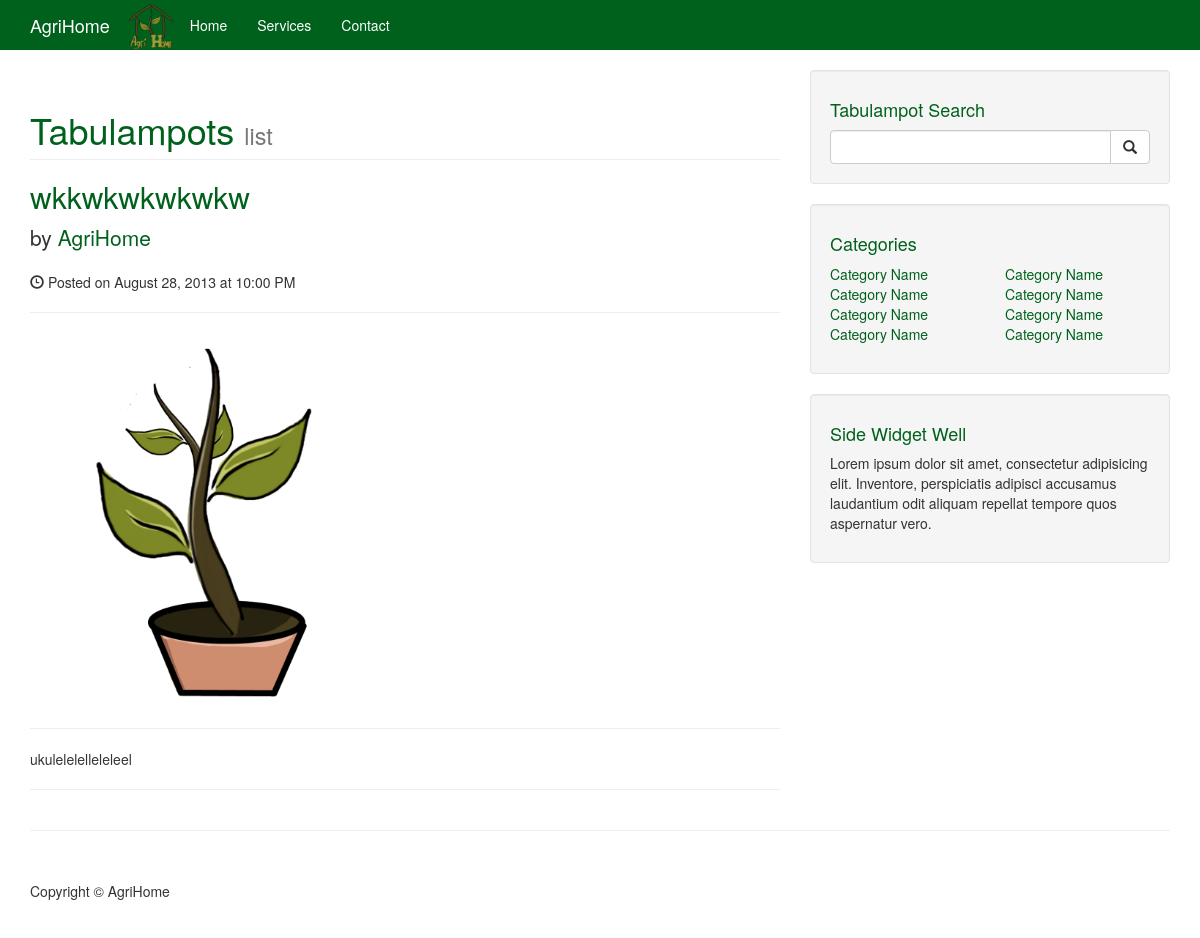
The page /artikel2.php?id=1 on the database its author committed.
### tables this page shows
CREATE TABLE `tabulangpot` (
  `id_tabulangpot` int(11) NOT NULL,
  `nama_tabulangpot` varchar(255) NOT NULL,
  `deskripsi_tabulangpot` text NOT NULL,
  `gambar_tabulangpot` varchar(255) NOT NULL,
  `validasi_tabulangpot` int(11) NOT NULL DEFAULT '0'
);

### artikel2.php (the view, shortened to what this page needs)
<!DOCTYPE html>
<?php
include 'connect.php';
$idartikel = $_GET['id'];
$query = mysqli_query($conn,"SELECT * FROM tabulangpot WHERE id_tabulangpot = $idartikel"); ?>
<html lang="en">
<head>
    <link href="css/postlist.css" rel="stylesheet">
    <link href="css/blog-home.css" rel="stylesheet">
</head>
<body>
    <nav class="navbar navbar-inverse navbar-fixed-top" role="navigation">
        <div class="container">
            <div class="navbar-header">
                <a class="navbar-brand" href="index.php">AgriHome</a> <img src="img/portfolio/gambar/logo.png" width="50" height"50">
            </div>
            <div class="collapse navbar-collapse" id="bs-example-navbar-collapse-1">
                <ul class="nav navbar-nav">
                    <li>
                        <a href="#">Home</a>
                    </li>
                    <li>
                        <a href="#">Services</a>
                    </li>
                    <li>
                        <a href="#">Contact</a>
                    </li>
                </ul>
            </div>
        </div>
    </nav>
    <div class="container">
        <div class="row">
            <div class="col-md-8">
                <h1 class="page-header">
                    Tabulampots
                    <small>list</small>
                </h1>
              <?php while($row = mysqli_fetch_array($query)) { ?>
                <h2>
                    <a href="#"><?php echo $row['nama_tabulangpot']; ?></a>
                </h2>
                <p class="lead">
                    by <a href="index.php">AgriHome</a>
                </p>
                <p><span class="glyphicon glyphicon-time"></span> Posted on August 28, 2013 at 10:00 PM</p>
                <hr>
                <img class="img-responsive" src="<?php echo $row['gambar_tabulangpot']; ?>" alt="">
                <hr>
                <?php echo $row['deskripsi_tabulangpot']; ?>
                <hr>
                <?php } ?>
            </div>
            <div class="col-md-4">
                <div class="well">
                    <h4>Tabulampot Search</h4>
                    <div class="input-group">
                        <input type="text" class="form-control">
                        <span class="input-group-btn">
                            <button class="btn btn-default" type="button">
                                <span class="glyphicon glyphicon-search"></span>
                        </button>
                        </span>
                    </div>
                </div>
                <div class="well">
                    <h4>Categories</h4>
                    <div class="row">
                        <div class="col-lg-6">
                            <ul class="list-unstyled">
                                <li><a href="#">Category Name</a>
                                </li>
                                <li><a href="#">Category Name</a>
                                </li>
                                <li><a href="#">Category Name</a>
                                </li>
                                <li><a href="#">Category Name</a>
                                </li>
                            </ul>
                        </div>
                        <div class="col-lg-6">
                            <ul class="list-unstyled">
                                <li><a href="#">Category Name</a>
                                </li>
                                <li><a href="#">Category Name</a>
                                </li>
                                <li><a href="#">Category Name</a>
                                </li>
                                <li><a href="#">Category Name</a>
                                </li>
                            </ul>
                        </div>
                    </div>
                </div>
                <div class="well">
                    <h4>Side Widget Well</h4>
                    <p>Lorem ipsum dolor sit amet, consectetur adipisicing elit. Inventore, perspiciatis adipisci accusamus laudantium odit aliquam repellat tempore quos aspernatur vero.</p>
                </div>
            </div>
        </div>
        <hr>
        <footer>
            <div class="row">
                <div class="col-lg-12">
                    <p>Copyright &copy; AgriHome</p>
                </div>
            </div>
        </footer>
    </div>
</body>
</html>

### css/blog-home.css (style rules this page uses)
body { padding-top: 70px; }
footer { margin: 50px 0; }

### rows shown on the page
tabulangpot: nama_tabulangpot "wkkwkwkwkwkw", gambar_tabulangpot (picture), deskripsi_tabulangpot "ukulelelelleleleel"
